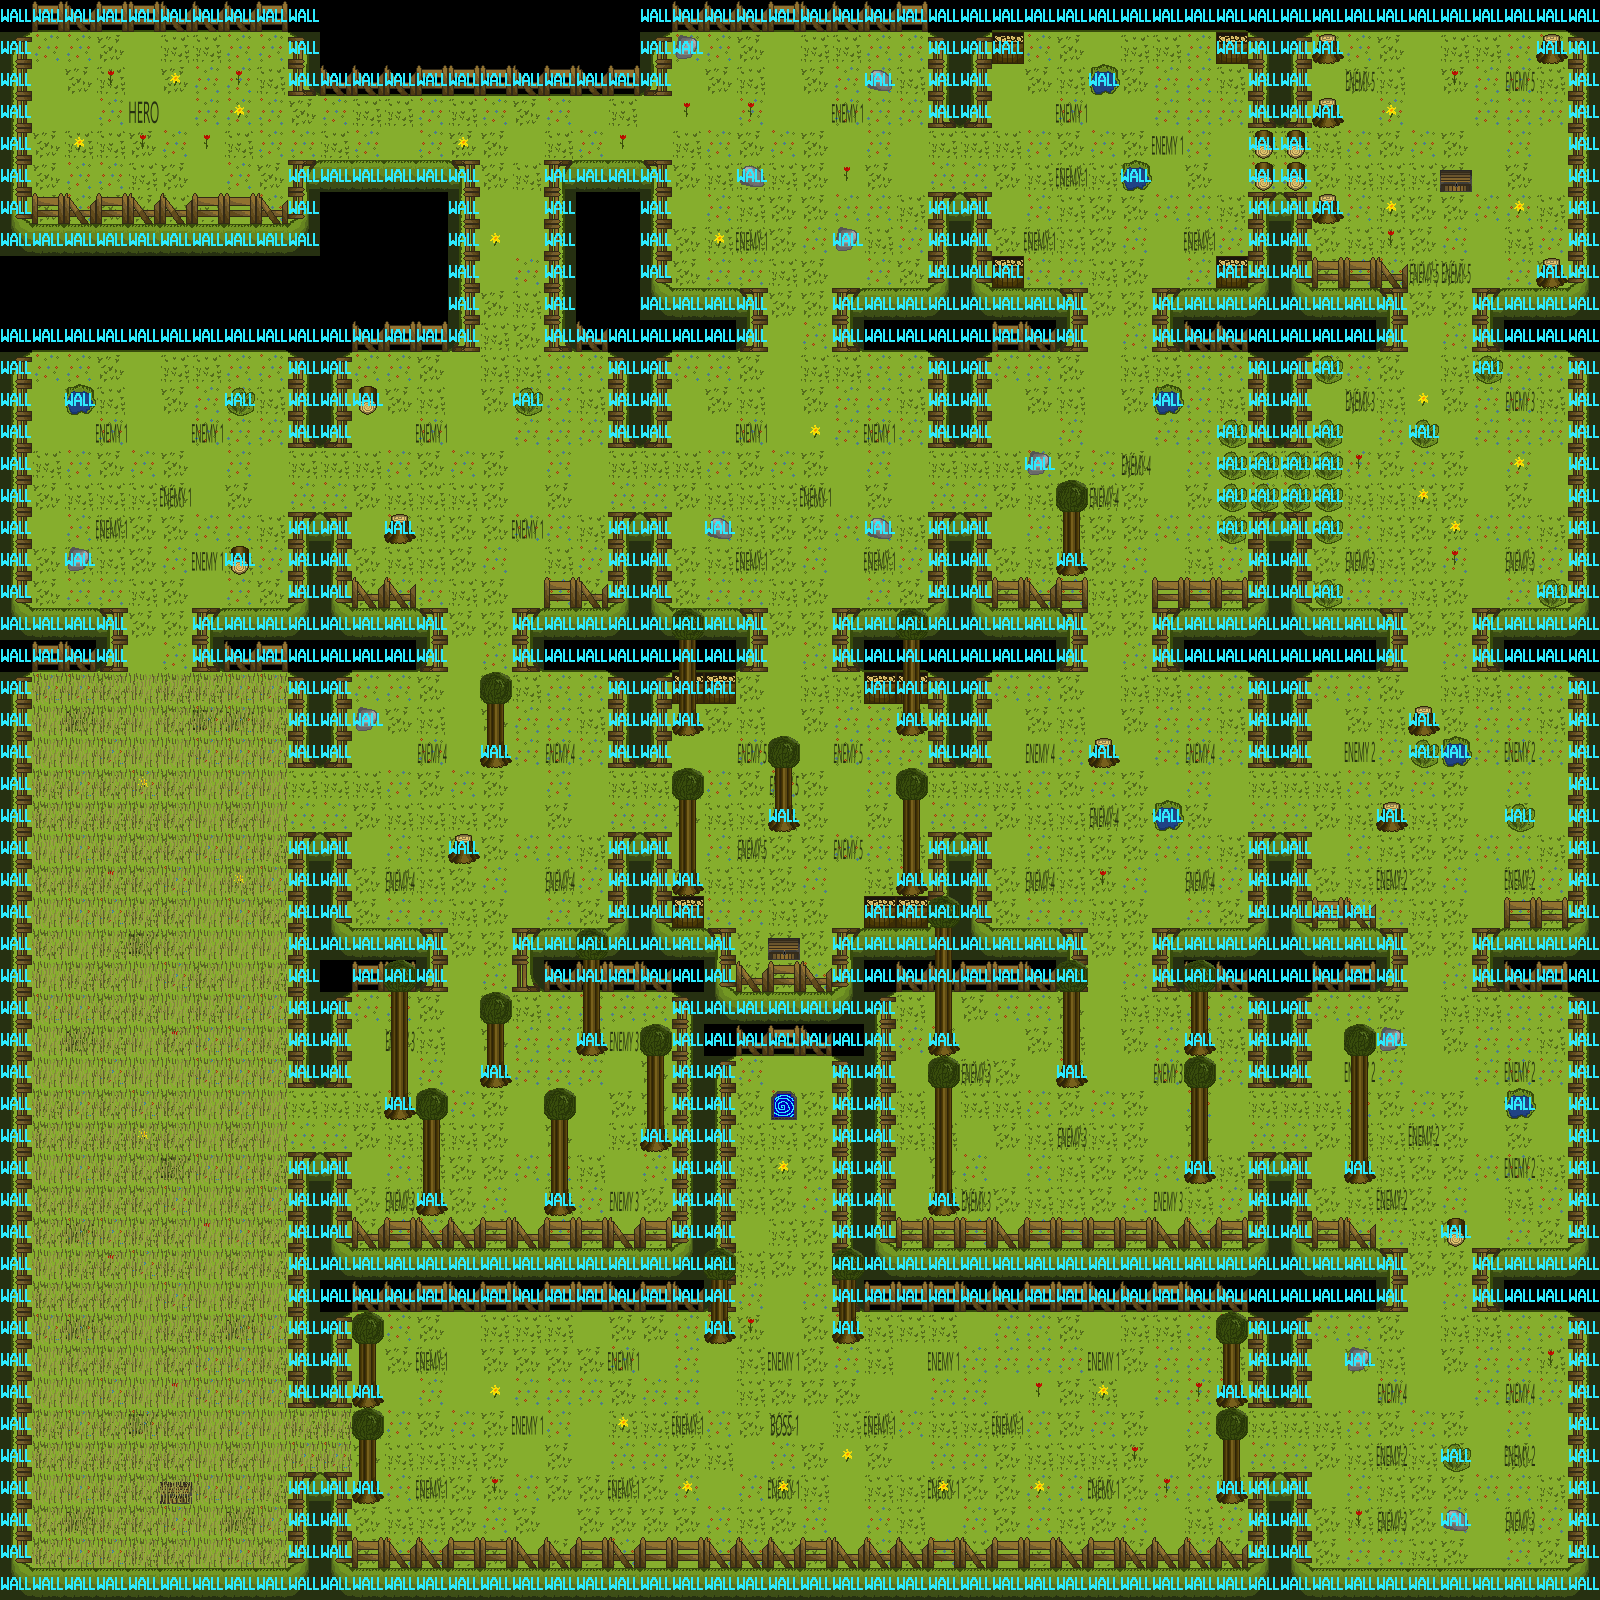

Rendered tile map (Tiled .tmx) drawn with the repository's tilesets; below, a short description and the map source with its tile grids summarised:
An orthogonal 50x50 tile map with 32x32 px tiles, 6 tile layers (ground, ground2, mobs_and_objects, decorations_down, ...).

<map version="1.10" tiledversion="1.10.2" orientation="orthogonal" renderorder="right-down" width="50" height="50" tilewidth="32" tileheight="32" infinite="0" nextlayerid="7" nextobjectid="1">
 <tileset firstgid="1" source="grassland.tsx" />
 <layer id="1" name="ground" width="50" height="50">
  <data>[2500 cells, 2395 non-empty, 20 distinct tile ids]</data>
 </layer>
 <layer id="2" name="ground2" width="50" height="50">
  <data>[2500 cells, 0 non-empty, 0 distinct tile ids]</data>
 </layer>
 <layer id="3" name="mobs_and_objects" width="50" height="50">
  <data>[2500 cells, 99 non-empty, 9 distinct tile ids]</data>
 </layer>
 <layer id="5" name="decorations_down" width="50" height="50">
  <data>[2500 cells, 227 non-empty, 12 distinct tile ids]</data>
 </layer>
 <layer id="4" name="decorations_up" width="50" height="50">
  <data>[2500 cells, 375 non-empty, 5 distinct tile ids]</data>
 </layer>
 <layer id="6" name="walls" width="50" height="50">
  <data>[2500 cells, 800 non-empty, 1 distinct tile ids]</data>
 </layer>
</map>